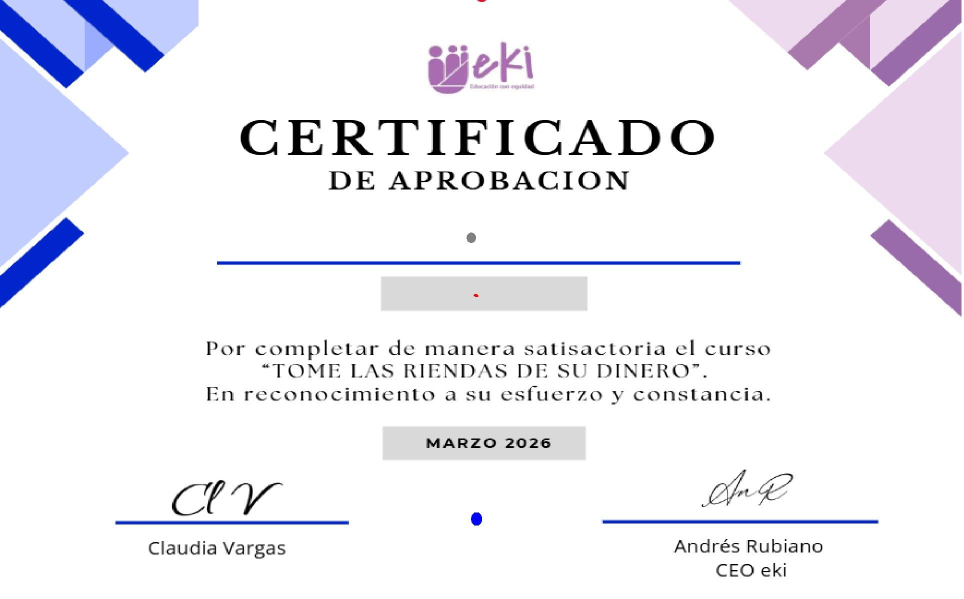
#> input picture plantilla_test.jpg, 1928 x 1197 px (shown at 1/2 size)
$ python test_cert_v193.py
#> lines starting #> are read from the running program, lines starting #| are printed output that depends on the picture; after the words box and inside, x2 and y2 are one past the last pixel; in counts of white or black regions, pixels touching at a corner belong together
#> further down, img is the input picture: PIL image 1928x1197 RGB; mean R, G, B 238.5, 237.9, 244.7
#| Imagen: (1928, 1197)
"""Test v1.9.3 - detección sin scipy, genera certificado de prueba"""
import numpy as np
from PIL import Image, ImageDraw, ImageFont
import os

TOLERANCIA = 18

def encontrar_marcador_v193(np_img, color, tol=TOLERANCIA):
    """Misma lógica que utils_certificados.py v1.9.3 - sin scipy"""
#> called with color = (128, 128, 128), tol = 18
    mask = np.all(np.abs(np_img.astype(int) - np.array(color)) <= tol, axis=-1)
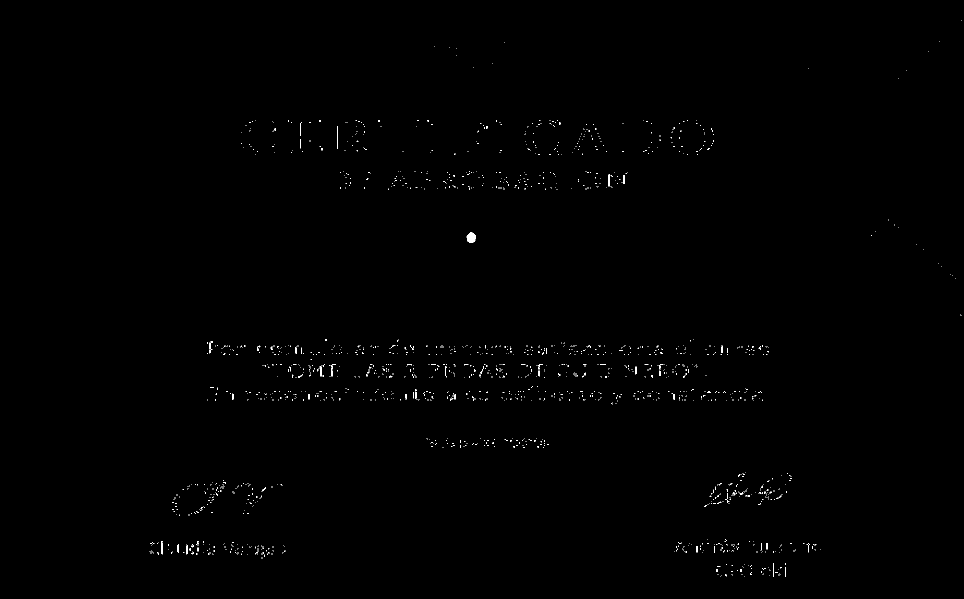
#> mask: shape (1197, 1928) bool (shown at 1/2 size); 0.29% white in thin lines or dots, all inside (x1, y1, x2, y2) = (299, 41, 1923, 1153)
    coords = np.argwhere(mask)
#> coords = 6627 pairs, first value 41 to 1152, second value 299 to 1922
    if coords.size == 0:
        return None
    total = len(coords)
#> total = 6627
    if total < 50:
        y = int(np.median(coords[:,0])); x = int(np.median(coords[:,1]))
        print(f"  {color}: {total}px directo -> ({x},{y})")
        return x, y

    BLOCK = 30
    h, w = np_img.shape[:2]
#> h = 1197; w = 1928
    cols_b = (w + BLOCK - 1) // BLOCK
#> cols_b = 65
    by = coords[:,0] // BLOCK; bx = coords[:,1] // BLOCK
#> after `by = coords[:, 0] // BLOCK`: by = 6627 values from 1 to 38
#> after `bx = coords[:, 1] // BLOCK`: bx = 6627 values, max 64 at index 0, min 9 at index 6199, mean 32.32
    bids = by * cols_b + bx
#> bids = 6627 values, max 2522 at index 6498, min 129 at index 0, mean 1592.1
    uniq, cnt = np.unique(bids, return_counts=True)
#> uniq = 354 values from 129 to 2522; cnt = 354 values, max 221 at index 121, min 1 at index 0, mean 18.72
    best_i = np.argmax(cnt); bid = uniq[best_i]
#> after `best_i = np.argmax(cnt)`: best_i = 121
#> after `bid = uniq[best_i]`: bid = 1006
    cby = (bid // cols_b) * BLOCK + BLOCK // 2
#> cby = 465
    cbx = (bid % cols_b) * BLOCK + BLOCK // 2
#> cbx = 945
    RADIO = 30
    nearby = (np.abs(coords[:,0]-cby)<=RADIO) & (np.abs(coords[:,1]-cbx)<=RADIO)
    cc = coords[nearby]
#> cc = 293 pairs, first value 465 to 485, second value 933 to 951
    if len(cc) < 3:
        y = int(np.median(coords[:,0])); x = int(np.median(coords[:,1]))
        print(f"  {color}: {total}px fallback -> ({x},{y})")
        return x, y
    y = int(np.median(cc[:,0])); x = int(np.median(cc[:,1]))
#> after `y = int(np.median(cc[:, 0]))`: y = 475
#> after `x = int(np.median(cc[:, 1]))`: x = 942
    print(f"  {color}: {total}px total, cluster={len(cc)}px -> ({x},{y})")
#|   (128, 128, 128): 6627px total, cluster=293px -> (942,475)
    return x, y

img = Image.open('plantilla_test.jpg').convert('RGB')
np_img = np.array(img)
print(f"Imagen: {img.size}")

pos_n = encontrar_marcador_v193(np_img, (128,128,128))
#> pos_n = (942, 475)
pos_c = encontrar_marcador_v193(np_img, (255,0,0))
#> call 2 of encontrar_marcador_v193, with color = (255, 0, 0), tol = 18
#> in encontrar_marcador_v193 (call 2), `mask = np.all(np.abs(np_img.astype(int) - np.array(color)) <= tol, axi..`:
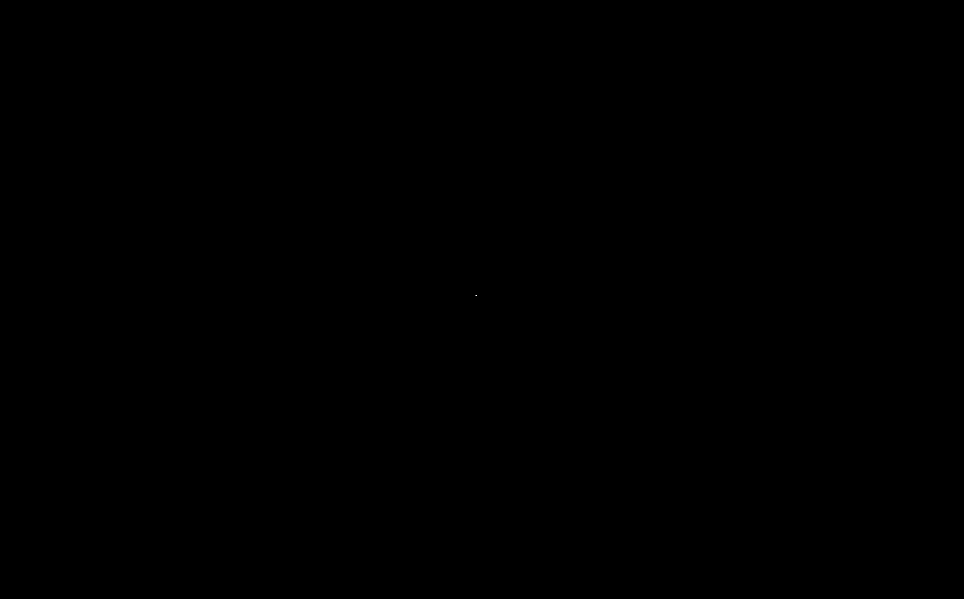
#> mask: shape (1197, 1928) bool (shown at 1/2 size); 0% white in thin lines or dots, all inside (x1, y1, x2, y2) = (951, 590, 953, 592)
#> in encontrar_marcador_v193 (call 2), `coords = np.argwhere(mask)`: coords = [[590, 952], [591, 951], [591, 952]]
#> in encontrar_marcador_v193 (call 2), `total = len(coords)`: total = 3
#> in encontrar_marcador_v193 (call 2), `y = int(np.median(coords[:, 0]))`: y = 591
#> in encontrar_marcador_v193 (call 2), `x = int(np.median(coords[:, 1]))`: x = 952
#|   (255, 0, 0): 3px directo -> (952,591)
#> pos_c = (952, 591)
pos_q = encontrar_marcador_v193(np_img, (0,0,255))
#> in encontrar_marcador_v193 (call 3), `mask = np.all(np.abs(np_img.astype(int) - np.array(color)) <= tol, axi..`: mask: shape (1197, 1928) bool; 0.01% white; 2 white regions (1 under 20 px), largest, box (x1, y1, x2, y2) and area: (944, 1027, 962, 1049) 231
#|   (0, 0, 255): 233px total, cluster=233px -> (953,1038)
#> pos_q = (953, 1038)

print(f"\nPosiciones: Nombre={pos_n}, Cedula={pos_c}, QR={pos_q}")
#| Posiciones: Nombre=(942, 475), Cedula=(952, 591), QR=(953, 1038)

# Generar certificado test
draw = ImageDraw.Draw(img)
h = img.size[1]
#> h = 1197
for pos in [pos_n, pos_c, pos_q]:
    if pos:
        x, y = pos
        cf = img.getpixel((max(x-25,0), min(y+25,h-1)))
        draw.ellipse([x-20,y-20,x+20,y+20], fill=cf)
#> this loop made 3 passes
#> (x, y, cf) on passes 1 to 3: (942, 475, (255, 255, 255)), (952, 591, (217, 217, 217)), (953, 1038, (255, 255, 255))

fonts = os.path.join('core','fonts')
fn = ImageFont.truetype(os.path.join(fonts,'GreatVibes-Regular.ttf'), 80)
fc = ImageFont.truetype(os.path.join(fonts,'GreatVibes-Regular.ttf'), 40)
draw.text((pos_n[0],pos_n[1]), 'Julian Ramirez', font=fn, fill='black', anchor='ms')
draw.text((pos_c[0],pos_c[1]), '1014310196', font=fc, fill='black', anchor='ms')
img.save('certificado_test_v193.png')
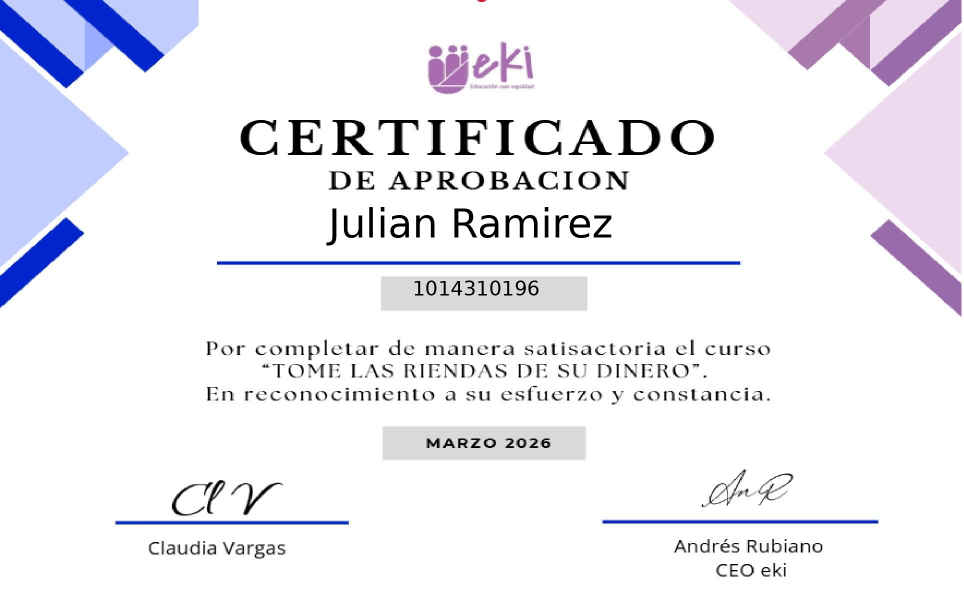
#> saved as certificado_test_v193.png: PIL image 1928x1197 RGB (shown at 1/2 size); mean R, G, B 237.3, 236.7, 243.4
print("\nCertificado guardado: certificado_test_v193.png")
